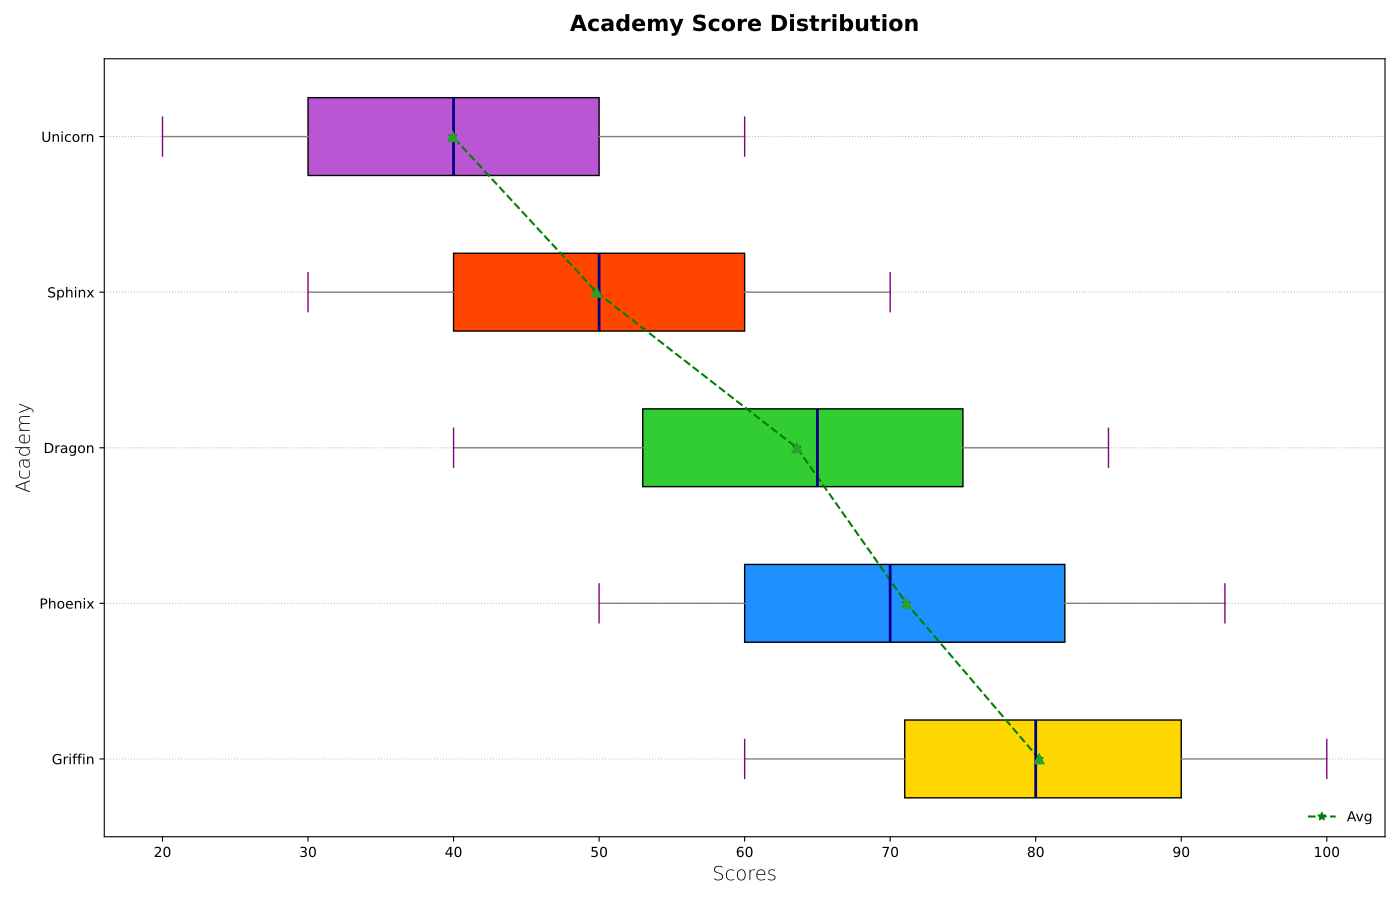

Reproduce this figure in Python.
import matplotlib.pyplot as plt
import numpy as np

academy_griffin_scores = [60, 62, 67, 70, 71, 72, 75, 78, 80, 82, 85, 87, 90, 93, 95, 97, 100]
academy_phoenix_scores = [50, 52, 55, 57, 60, 62, 65, 68, 70, 75, 78, 80, 82, 85, 87, 90, 93]
academy_dragon_scores = [40, 42, 45, 50, 53, 55, 60, 62, 65, 67, 70, 73, 75, 77, 80, 82, 85]
academy_sphinx_scores = [30, 32, 35, 37, 40, 42, 45, 47, 50, 53, 55, 57, 60, 62, 65, 67, 70]
academy_unicorn_scores = [20, 22, 25, 27, 30, 32, 35, 38, 40, 42, 45, 48, 50, 53, 55, 57, 60]

data = [
    academy_griffin_scores,
    academy_phoenix_scores,
    academy_dragon_scores,
    academy_sphinx_scores,
    academy_unicorn_scores
]

averages = [np.mean(scores) for scores in data]
academies = ['Griffin', 'Phoenix', 'Dragon', 'Sphinx', 'Unicorn']

fig, ax = plt.subplots(figsize=(14, 9))
box = ax.boxplot(data, labels=academies, patch_artist=True, notch=False, showmeans=True, vert=False)

colors = ['#FFD700', '#1E90FF', '#32CD32', '#FF4500', '#BA55D3']
for patch, color in zip(box['boxes'], colors):
    patch.set_facecolor(color)

plt.setp(box['medians'], color='navy', linewidth=2)
plt.setp(box['means'], marker='^', color='orange', markersize=7)
plt.setp(box['whiskers'], linestyle='-', color='gray')
plt.setp(box['caps'], color='purple')

ax.plot(averages, range(1, len(academies) + 1), marker='*', linestyle='--', color='green', label='Avg')

outliers = [
    [score for score in scores if score < np.percentile(scores, 25) - 1.5*(np.percentile(scores, 75) - np.percentile(scores, 25)) 
                     or score > np.percentile(scores, 75) + 1.5*(np.percentile(scores, 75) - np.percentile(scores, 25))]
    for scores in data
]

for idx, academy_outliers in enumerate(outliers):
    ax.scatter(academy_outliers, [idx + 1] * len(academy_outliers), color='red', marker='x', zorder=3)

ax.set_title('Academy Score Distribution', fontsize=16, fontweight='bold', pad=20)
ax.set_xlabel('Scores', fontsize=14, fontweight='light')
ax.set_ylabel('Academy', fontsize=14, fontweight='light')

ax.legend(loc='lower right', fontsize=10, frameon=False)

ax.grid(axis='y', linestyle=':', alpha=0.8)

plt.tight_layout()
plt.show()
